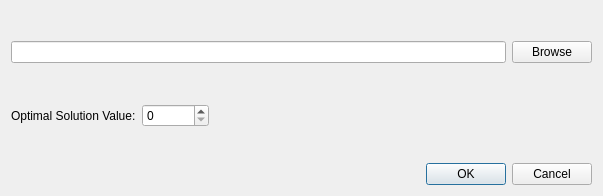
<?xml version="1.0" encoding="UTF-8"?>
<ui version="4.0">
 <class>Dialog</class>
 <widget class="QDialog" name="Dialog">
  <property name="geometry">
   <rect>
    <x>0</x>
    <y>0</y>
    <width>603</width>
    <height>196</height>
   </rect>
  </property>
  <property name="windowTitle">
   <string>Switch Instance</string>
  </property>
  <layout class="QVBoxLayout" name="verticalLayout">
   <item>
    <widget class="QWidget" name="widget" native="true">
     <layout class="QVBoxLayout" name="verticalLayout_2">
      <property name="spacing">
       <number>0</number>
      </property>
      <property name="leftMargin">
       <number>0</number>
      </property>
      <property name="rightMargin">
       <number>0</number>
      </property>
      <item>
       <widget class="QWidget" name="pathwidget" native="true">
        <layout class="QHBoxLayout" name="horizontalLayout">
         <property name="leftMargin">
          <number>0</number>
         </property>
         <property name="topMargin">
          <number>0</number>
         </property>
         <property name="rightMargin">
          <number>0</number>
         </property>
         <property name="bottomMargin">
          <number>0</number>
         </property>
         <item>
          <widget class="QLineEdit" name="filepath">
           <property name="text">
            <string/>
           </property>
          </widget>
         </item>
         <item>
          <widget class="QPushButton" name="browseButton">
           <property name="text">
            <string>Browse</string>
           </property>
          </widget>
         </item>
        </layout>
       </widget>
      </item>
      <item>
       <widget class="QWidget" name="optimalvaluewidget" native="true">
        <layout class="QHBoxLayout" name="horizontalLayout_2">
         <property name="leftMargin">
          <number>0</number>
         </property>
         <property name="topMargin">
          <number>0</number>
         </property>
         <property name="rightMargin">
          <number>0</number>
         </property>
         <property name="bottomMargin">
          <number>0</number>
         </property>
         <item>
          <widget class="QLabel" name="label">
           <property name="sizePolicy">
            <sizepolicy hsizetype="Minimum" vsizetype="Minimum">
             <horstretch>0</horstretch>
             <verstretch>0</verstretch>
            </sizepolicy>
           </property>
           <property name="text">
            <string>Optimal Solution Value:</string>
           </property>
          </widget>
         </item>
         <item>
          <widget class="QSpinBox" name="optimalValue">
           <property name="sizePolicy">
            <sizepolicy hsizetype="Fixed" vsizetype="Fixed">
             <horstretch>0</horstretch>
             <verstretch>0</verstretch>
            </sizepolicy>
           </property>
           <property name="maximum">
            <number>999999999</number>
           </property>
          </widget>
         </item>
         <item>
          <spacer name="horizontalSpacer">
           <property name="orientation">
            <enum>Qt::Horizontal</enum>
           </property>
           <property name="sizeHint" stdset="0">
            <size>
             <width>40</width>
             <height>20</height>
            </size>
           </property>
          </spacer>
         </item>
        </layout>
       </widget>
      </item>
     </layout>
    </widget>
   </item>
   <item>
    <widget class="QDialogButtonBox" name="buttonBox">
     <property name="orientation">
      <enum>Qt::Horizontal</enum>
     </property>
     <property name="standardButtons">
      <set>QDialogButtonBox::Cancel|QDialogButtonBox::Ok</set>
     </property>
    </widget>
   </item>
  </layout>
 </widget>
 <resources/>
 <connections>
  <connection>
   <sender>buttonBox</sender>
   <signal>accepted()</signal>
   <receiver>Dialog</receiver>
   <slot>accept()</slot>
   <hints>
    <hint type="sourcelabel">
     <x>248</x>
     <y>254</y>
    </hint>
    <hint type="destinationlabel">
     <x>157</x>
     <y>274</y>
    </hint>
   </hints>
  </connection>
  <connection>
   <sender>buttonBox</sender>
   <signal>rejected()</signal>
   <receiver>Dialog</receiver>
   <slot>reject()</slot>
   <hints>
    <hint type="sourcelabel">
     <x>316</x>
     <y>260</y>
    </hint>
    <hint type="destinationlabel">
     <x>286</x>
     <y>274</y>
    </hint>
   </hints>
  </connection>
 </connections>
</ui>
